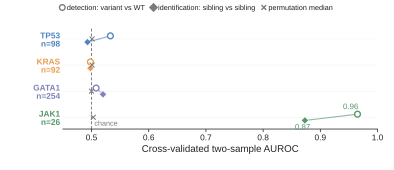

The Python source for this figure:
"""Fig. 3e — single-cell two-sample classifier control."""
from __future__ import annotations

from matplotlib.lines import Line2D

import fig3_common as S

# Publication contract inherited from fig3_common: Arial/Helvetica sans-serif;
# svg.fonttype="none"; pdf.fonttype=42; exports .svg, .pdf, .png and .tiff at dpi=600.
# Final assembled figure target: width_mm = 183.
W_MM, H_MM = 100.0, 43.0


def main() -> None:
    S.apply_style()
    df = S.read_csv("classifier_two_sample.csv").set_index("gene")
    fig = S.figure(W_MM, H_MM)
    ax = fig.add_axes([0.16, 0.24, 0.80, 0.60])

    y_positions = list(range(len(S.GENE_ORDER)))[::-1]
    dy = 0.12
    ax.axvline(0.5, color=S.GREY, lw=0.7, ls=(0, (3, 2)), zorder=1)
    for y, gene in zip(y_positions, S.GENE_ORDER):
        color = S.GENE_COLORS[gene]
        detect = float(df.loc[gene, "detect_med_auroc"])
        identify = float(df.loc[gene, "ident_med_auroc"])
        perm = float(df.loc[gene, "perm_med_auroc"])

        ax.plot([0.45, 1.0], [y, y], color=S.PALE_GREY, lw=0.55, zorder=0)
        ax.plot(
            [detect, identify],
            [y + dy, y - dy],
            color=color,
            lw=0.8,
            alpha=0.65,
            zorder=2,
        )
        ax.plot(
            detect,
            y + dy,
            marker="o",
            ms=4.2,
            mfc="white",
            mec=color,
            mew=1.0,
            zorder=4,
        )
        ax.plot(
            identify,
            y - dy,
            marker="D",
            ms=3.8,
            mfc=color,
            mec="white",
            mew=0.45,
            zorder=4,
        )
        ax.plot(
            perm,
            y,
            marker="x",
            ms=3.5,
            color=S.GREY,
            mew=0.75,
            zorder=5,
        )

        if gene == "JAK1":
            ax.text(
                detect - 0.012,
                y + dy + 0.13,
                f"{detect:.2f}",
                ha="center",
                va="bottom",
                fontsize=5.7,
                color=color,
            )
            ax.text(
                identify - 0.004,
                y - dy - 0.13,
                f"{identify:.2f}",
                ha="center",
                va="top",
                fontsize=5.7,
                color=color,
            )

    labels = [f"{gene}\nn={int(df.loc[gene, 'n_var'])}" for gene in S.GENE_ORDER]
    ax.set_yticks(y_positions)
    ax.set_yticklabels(labels, linespacing=1.05)
    S.gene_ticklabels(ax, "y")
    ax.set_xlim(0.45, 1.0)
    ax.set_xticks([0.5, 0.6, 0.7, 0.8, 0.9, 1.0])
    ax.set_ylim(-0.45, 3.45)
    ax.set_xlabel("Cross-validated two-sample AUROC", labelpad=2)
    ax.tick_params(axis="y", length=0, pad=2)
    ax.tick_params(axis="x", pad=1.5)
    S.despine(ax, keep=("bottom",))

    handles = [
        Line2D(
            [0],
            [0],
            marker="o",
            ls="none",
            ms=4.1,
            mfc="white",
            mec=S.GREY,
            mew=1.0,
            label="detection: variant vs WT",
        ),
        Line2D(
            [0],
            [0],
            marker="D",
            ls="none",
            ms=3.7,
            mfc=S.GREY,
            mec=S.GREY,
            label="identification: sibling vs sibling",
        ),
        Line2D(
            [0],
            [0],
            marker="x",
            ls="none",
            ms=3.4,
            color=S.GREY,
            label="permutation median",
        ),
    ]
    fig.legend(
        handles=handles,
        loc="upper left",
        bbox_to_anchor=(0.145, 0.99),
        ncol=3,
        columnspacing=0.85,
        handlelength=0.65,
        handletextpad=0.3,
        borderaxespad=0,
        fontsize=5.25,
    )
    ax.text(
        0.505,
        -0.38,
        "chance",
        ha="left",
        va="bottom",
        fontsize=5.2,
        color=S.GREY,
    )
    S.save(fig, "fig3e_classifier_control")


if __name__ == "__main__":
    main()
